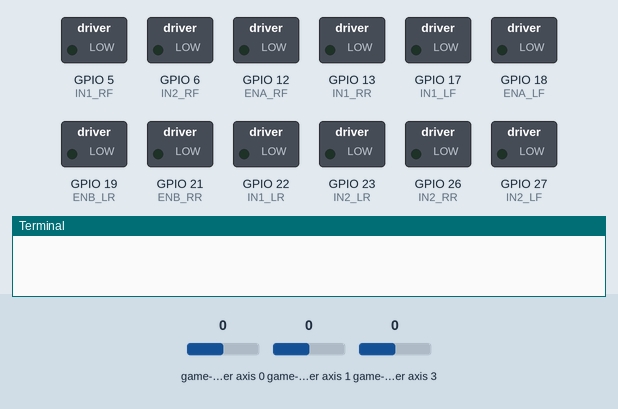
The program below on a simulated Raspberry Pi (BCM pin numbers). Shown: switched loads named in the program (green lamp = pin HIGH), the last lines printed to the terminal. Inputs (shaded band) come from the test bench; at power-on: game-controller axis 1 0, game-controller axis 3 0, game-controller axis 0 0.

Above: at 1.2 s.
1.3 s: game-controller axis 1 set to -0.5
2.8 s: game-controller axis 3 set to -1
At 3.3 s:
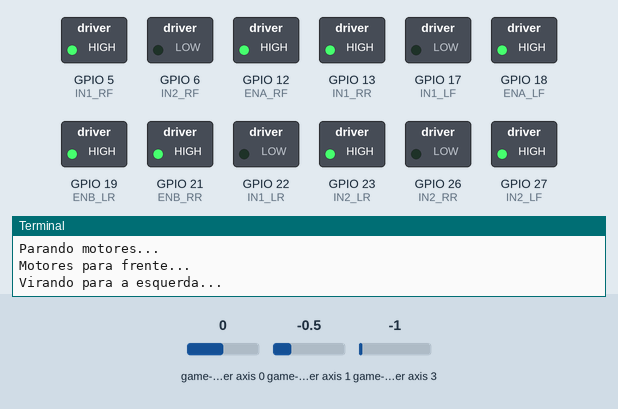
4.3 s: game-controller axis 3 set to 0.5
At 5.5 s:
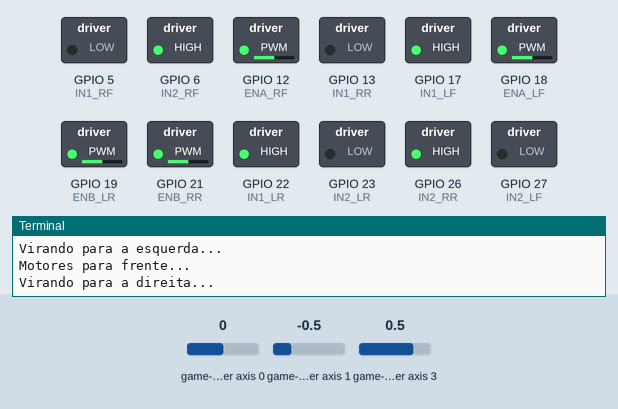
5.8 s: game-controller axis 3 set to -0.5
At 6.8 s:
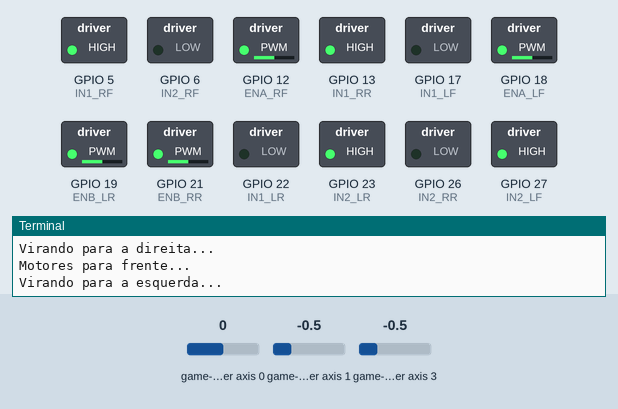
7.3 s: game-controller axis 3 set to 1
At 7.9 s:
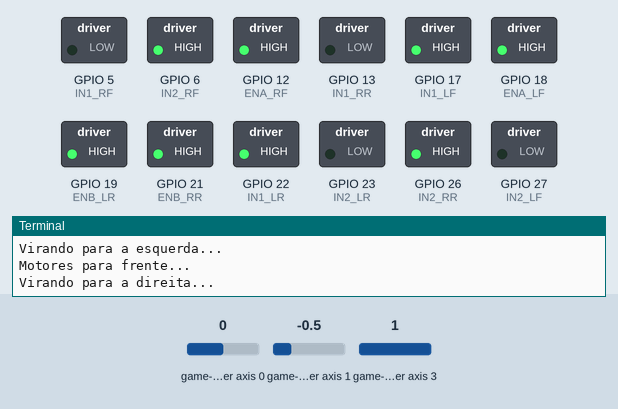
8.8 s: game-controller axis 3 set to 0
At 9.1 s:
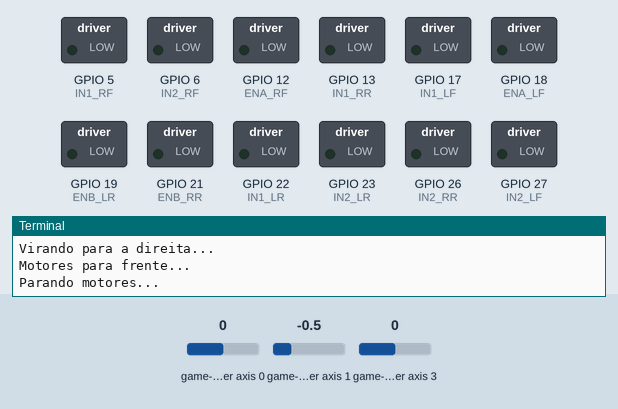
Timing chart, 0 to 11.3 s (numbered marks = the images above; inputs shaded):
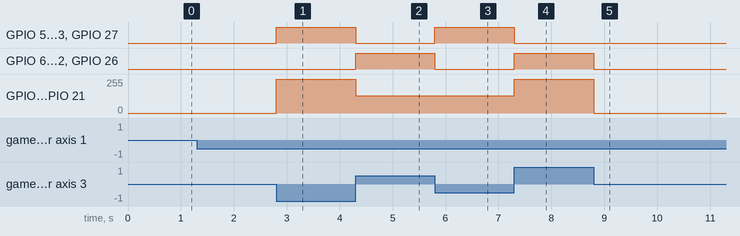

Measured:
- after the input at 2.8 s, GPIO 5 (IN1_RF), GPIO 13 (IN1_RR), GPIO 23 (IN2_LR), GPIO 27 (IN2_LF): LOW → HIGH at once; GPIO 12 (ENA_RF), GPIO 18 (ENA_LF), GPIO 19 (ENB_LR), GPIO 21 (ENB_RR): 0/255 → 255/255 at once
- after the input at 4.3 s, GPIO 5 (IN1_RF), GPIO 13 (IN1_RR), GPIO 23 (IN2_LR), GPIO 27 (IN2_LF): HIGH → LOW at once; GPIO 6 (IN2_RF), GPIO 17 (IN1_LF), GPIO 22 (IN1_LR), GPIO 26 (IN2_RR): LOW → HIGH at once; GPIO 12 (ENA_RF), GPIO 18 (ENA_LF), GPIO 19 (ENB_LR), GPIO 21 (ENB_RR): 255/255 → 128/255 at once
- after the input at 5.8 s, GPIO 5 (IN1_RF), GPIO 13 (IN1_RR), GPIO 23 (IN2_LR), GPIO 27 (IN2_LF): LOW → HIGH at once; GPIO 6 (IN2_RF), GPIO 17 (IN1_LF), GPIO 22 (IN1_LR), GPIO 26 (IN2_RR): HIGH → LOW at once
- after the input at 7.3 s, GPIO 5 (IN1_RF), GPIO 13 (IN1_RR), GPIO 23 (IN2_LR), GPIO 27 (IN2_LF): HIGH → LOW at once; GPIO 6 (IN2_RF), GPIO 17 (IN1_LF), GPIO 22 (IN1_LR), GPIO 26 (IN2_RR): LOW → HIGH at once; GPIO 12 (ENA_RF), GPIO 18 (ENA_LF), GPIO 19 (ENB_LR), GPIO 21 (ENB_RR): 128/255 → 255/255 at once
- after the input at 8.8 s, GPIO 6 (IN2_RF), GPIO 17 (IN1_LF), GPIO 22 (IN1_LR), GPIO 26 (IN2_RR): HIGH → LOW at once; GPIO 12 (ENA_RF), GPIO 18 (ENA_LF), GPIO 19 (ENB_LR), GPIO 21 (ENB_RR): 255/255 → 0/255 at once

The program:

rodas.py
```python
import RPi.GPIO as GPIO
import pygame
from time import sleep

# Configuração dos pinos GPIO para os motores
GPIO.setmode(GPIO.BCM)
GPIO.setwarnings(False)

# Pinos de controle do motor (Primeira Ponte H - Esquerda)
IN1_LF = 17  # Motor Esquerdo Dianteiro
IN2_LF = 27  # Motor Esquerdo Dianteiro
IN1_LR = 22  # Motor Esquerdo Traseiro
IN2_LR = 23  # Motor Esquerdo Traseiro
ENA_LF = 18  # PWM Motor Esquerdo Dianteiro
ENB_LR = 19  # PWM Motor Esquerdo Traseiro

# Pinos de controle do motor (Segunda Ponte H - Direita)
IN1_RF = 5   # Motor Direito Dianteiro
IN2_RF = 6   # Motor Direito Dianteiro
IN1_RR = 13  # Motor Direito Traseiro
IN2_RR = 26  # Motor Direito Traseiro
ENA_RF = 12  # PWM Motor Direito Dianteiro
ENB_RR = 21  # PWM Motor Direito Traseiro

# Configuração dos pinos de controle (Esquerda)
GPIO.setup(IN1_LF, GPIO.OUT)
GPIO.setup(IN2_LF, GPIO.OUT)
GPIO.setup(IN1_LR, GPIO.OUT)
GPIO.setup(IN2_LR, GPIO.OUT)
GPIO.setup(ENA_LF, GPIO.OUT)
GPIO.setup(ENB_LR, GPIO.OUT)

# Configuração dos pinos de controle (Direita)
GPIO.setup(IN1_RF, GPIO.OUT)
GPIO.setup(IN2_RF, GPIO.OUT)
GPIO.setup(IN1_RR, GPIO.OUT)
GPIO.setup(IN2_RR, GPIO.OUT)
GPIO.setup(ENA_RF, GPIO.OUT)
GPIO.setup(ENB_RR, GPIO.OUT)

# Inicializar PWM nos pinos ENA e ENB
pwm_lf = GPIO.PWM(ENA_LF, 1000)  # Frequência de 1kHz
pwm_lr = GPIO.PWM(ENB_LR, 1000)  # Frequência de 1kHz
pwm_rf = GPIO.PWM(ENA_RF, 1000)  # Frequência de 1kHz
pwm_rr = GPIO.PWM(ENB_RR, 1000)  # Frequência de 1kHz
pwm_lf.start(0)
pwm_lr.start(0)
pwm_rf.start(0)
pwm_rr.start(0)

def motores_frente(velocidade):
    print("Motores para frente...")

    # Configurar velocidade
    pwm_lf.ChangeDutyCycle(velocidade)
    pwm_lr.ChangeDutyCycle(velocidade)
    pwm_rf.ChangeDutyCycle(velocidade)
    pwm_rr.ChangeDutyCycle(velocidade)

    # Motores da esquerda
    GPIO.output(IN1_LF, GPIO.HIGH)
    GPIO.output(IN2_LF, GPIO.LOW)
    GPIO.output(IN1_LR, GPIO.HIGH)
    GPIO.output(IN2_LR, GPIO.LOW)

    # Motores da direita
    GPIO.output(IN1_RF, GPIO.HIGH)
    GPIO.output(IN2_RF, GPIO.LOW)
    GPIO.output(IN1_RR, GPIO.HIGH)
    GPIO.output(IN2_RR, GPIO.LOW)

def motores_tras(velocidade):
    print("Motores para trás...")

    # Configurar velocidade
    pwm_lf.ChangeDutyCycle(velocidade)
    pwm_lr.ChangeDutyCycle(velocidade)
    pwm_rf.ChangeDutyCycle(velocidade)
    pwm_rr.ChangeDutyCycle(velocidade)

    # Motores da esquerda
    GPIO.output(IN1_LF, GPIO.LOW)
    GPIO.output(IN2_LF, GPIO.HIGH)
    GPIO.output(IN1_LR, GPIO.LOW)
    GPIO.output(IN2_LR, GPIO.HIGH)

    # Motores da direita
    GPIO.output(IN1_RF, GPIO.LOW)
    GPIO.output(IN2_RF, GPIO.HIGH)
    GPIO.output(IN1_RR, GPIO.LOW)
    GPIO.output(IN2_RR, GPIO.HIGH)

def motores_parar():
    print("Parando motores...")
    pwm_lf.ChangeDutyCycle(0)
    pwm_lr.ChangeDutyCycle(0)
    pwm_rf.ChangeDutyCycle(0)
    pwm_rr.ChangeDutyCycle(0)

    # Motores da esquerda
    GPIO.output(IN1_LF, GPIO.LOW)
    GPIO.output(IN2_LF, GPIO.LOW)
    GPIO.output(IN1_LR, GPIO.LOW)
    GPIO.output(IN2_LR, GPIO.LOW)

    # Motores da direita
    GPIO.output(IN1_RF, GPIO.LOW)
    GPIO.output(IN2_RF, GPIO.LOW)
    GPIO.output(IN1_RR, GPIO.LOW)
    GPIO.output(IN2_RR, GPIO.LOW)

def virar_esquerda(velocidade):
    print("Virando para a esquerda...")

    # Configurar velocidade
    pwm_lf.ChangeDutyCycle(velocidade)
    pwm_lr.ChangeDutyCycle(velocidade)
    pwm_rf.ChangeDutyCycle(velocidade)
    pwm_rr.ChangeDutyCycle(velocidade)

    # Motores da esquerda para trás
    GPIO.output(IN1_LF, GPIO.LOW)
    GPIO.output(IN2_LF, GPIO.HIGH)
    GPIO.output(IN1_LR, GPIO.LOW)
    GPIO.output(IN2_LR, GPIO.HIGH)

    # Motores da direita para frente
    GPIO.output(IN1_RF, GPIO.HIGH)
    GPIO.output(IN2_RF, GPIO.LOW)
    GPIO.output(IN1_RR, GPIO.HIGH)
    GPIO.output(IN2_RR, GPIO.LOW)

def virar_direita(velocidade):
    print("Virando para a direita...")

    # Configurar velocidade
    pwm_lf.ChangeDutyCycle(velocidade)
    pwm_lr.ChangeDutyCycle(velocidade)
    pwm_rf.ChangeDutyCycle(velocidade)
    pwm_rr.ChangeDutyCycle(velocidade)

    # Motores da esquerda para frente
    GPIO.output(IN1_LF, GPIO.HIGH)
    GPIO.output(IN2_LF, GPIO.LOW)
    GPIO.output(IN1_LR, GPIO.HIGH)
    GPIO.output(IN2_LR, GPIO.LOW)

    # Motores da direita para trás
    GPIO.output(IN1_RF, GPIO.LOW)
    GPIO.output(IN2_RF, GPIO.HIGH)
    GPIO.output(IN1_RR, GPIO.LOW)
    GPIO.output(IN2_RR, GPIO.HIGH)

def cleanup():
    print("Limpando GPIO...")
    pwm_lf.stop()
    pwm_lr.stop()
    pwm_rf.stop()
    pwm_rr.stop()
    GPIO.cleanup()

# Inicialização do Pygame para capturar eventos do joystick
pygame.init()
joystick = pygame.joystick.Joystick(0)
joystick.init()

try:
    while True:
        for event in pygame.event.get():
            if event.type == pygame.JOYAXISMOTION:
                axis_1 = joystick.get_axis(1)  # Eixo vertical do joystick esquerdo
                axis_3 = joystick.get_axis(3)  # Eixo vertical do joystick direito

                # Mapear valores do joystick (-1 a 1) para duty cycle PWM (0 a 100)
                velocidade_frente_tras = int((abs(axis_1) * 100))
                velocidade_esquerda_direita = int((abs(axis_3) * 100))

                if axis_1 < -0.1:
                    motores_frente(velocidade_frente_tras)
                elif axis_1 > 0.1:
                    motores_tras(velocidade_frente_tras)
                else:
                    motores_parar()

                if axis_3 < -0.1:
                    virar_esquerda(velocidade_esquerda_direita)
                elif axis_3 > 0.1:
                    virar_direita(velocidade_esquerda_direita)
                else:
                    motores_parar()

except KeyboardInterrupt:
    cleanup()
```
